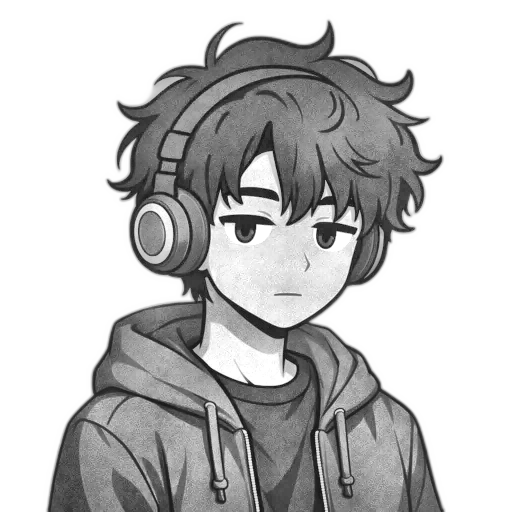
#> input picture source-prepped.png, 1024 x 1024 px (shown at 1/2 size); its folder holds 2 pictures in this run
$ python make_ascii_svg.py
#> lines starting #> are read from the running program, lines starting #| are printed output that depends on the picture
"""
Convert a portrait photo into a CLEAN, monochrome ASCII-art SVG (Andrew6rant
style: one light-gray color, subject isolated on a dark background) that "types"
itself in like a terminal, then holds.

Monochrome is deliberate -- per-character rainbow color is what makes ASCII
portraits look noisy. One fill color + a good density ramp + high contrast (so a
busy background washes out to blank) reads as neat and legible.

GitHub renders SVGs embedded via <img> and runs their SMIL animations there (JS
does not run). Each row is revealed with a left-to-right clip wipe plus a small
block cursor riding the wipe edge, staggered top -> bottom, so the whole
portrait prints once and freezes.
"""
from PIL import Image, ImageEnhance, ImageOps, ImageFilter
import html
import os
import sys

HERE = os.path.dirname(os.path.abspath(__file__))
# defaults to the prepped grayscale image (see prep_photo.py), which already has
# the background removed + local contrast applied.
SRC = sys.argv[1] if len(sys.argv) > 1 else os.path.join(
    HERE, "..", "source-prepped.png")
OUT = sys.argv[2] if len(sys.argv) > 2 else os.path.join(
    HERE, "..", "avi-ascii.svg")

COLS = 100
ROWS = 53
CELL_W = 8
CELL_H = 15
# bright(sparse) -> dark(dense); leading space clears bg
RAMP = " .`:-=+*cs#%@"

# the prepped image already has bg removed + CLAHE local contrast, so only
# light global tuning is needed here.
CONTRAST = 1.15
BRIGHTNESS = 1.0
GAMMA = 0.8          # >1 brightens mids -> face lands in sparser chars
SHARPEN = True
WHITE_FLOOR = 0.65    # luminance above this is forced to blank (space)

PAD = 20
TITLEBAR_H = 30
STATUS_H = 30
ART_W = COLS * CELL_W
ART_H = ROWS * CELL_H
CANVAS_W = ART_W + PAD * 2
CANVAS_H = TITLEBAR_H + ART_H + STATUS_H + PAD

BG = "#0d1117"
BG2 = "#111722"
FRAME = "#30363d"
TITLE_TEXT = "#7d8590"
INK = "#c9d1d9"      # the single ascii color (matches Andrew6rant)
CURSOR = "#c9d1d9"

# ---- reveal timing (one-shot; a cursor rasters top -> bottom) -------------
ROW_DUR = 0.11
STAGGER = 0.11       # == ROW_DUR -> a single cursor sweeping down

# ---- 1. sample the image into a COLS x ROWS grayscale grid ----------------
im = Image.open(SRC).convert("L")               # grayscale
#> im is the input picture: PIL image 1024x1024 L; min 18, max 255, mean 192.6
if SHARPEN:
    im = im.filter(ImageFilter.UnsharpMask(radius=2, percent=140, threshold=2))
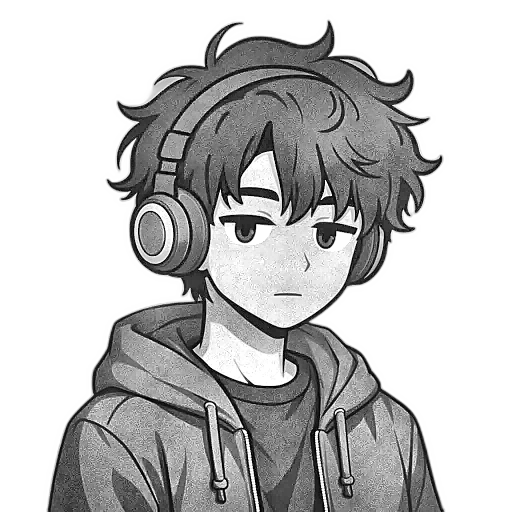
#> im: PIL image 1024x1024 L (shown at 1/2 size); min 0, max 255, mean 192.5
im = ImageEnhance.Brightness(im).enhance(BRIGHTNESS)
im = ImageEnhance.Contrast(im).enhance(CONTRAST)
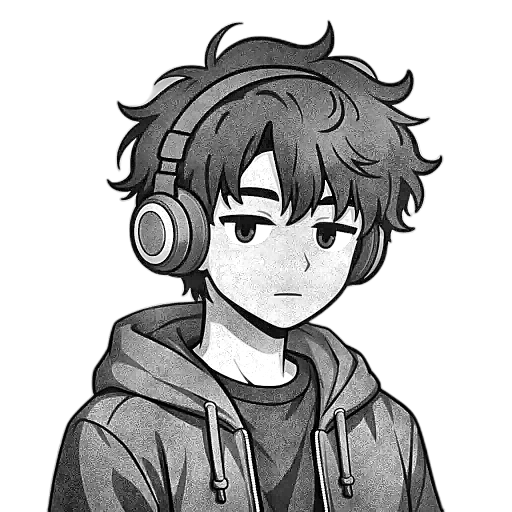
#> im: PIL image 1024x1024 L (shown at 1/2 size); min 0, max 255, mean 188.1
im = im.resize((COLS, ROWS), Image.LANCZOS)
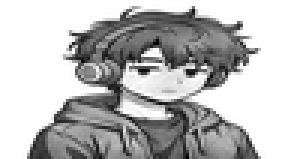
#> im: PIL image 100x53 L (shown 3 times larger); min 0, max 255, mean 187.6
px = im.load()

STATIC = bool(os.environ.get("STATIC"))  # emit frozen state for previews

rows_txt = []
for y in range(ROWS):
    chars = []
    for x in range(COLS):
        lum = px[x, y] / 255.0
        lum = pow(lum, GAMMA)
        if lum >= WHITE_FLOOR:
            chars.append(" ")
            continue
        idx = int((1.0 - lum) * (len(RAMP) - 1) + 0.5)
        idx = max(0, min(len(RAMP) - 1, idx))
        chars.append(RAMP[idx])
    rows_txt.append("".join(chars))
#> after the loop, rows_txt = 53 items

art_top = TITLEBAR_H + PAD * 0.35

# ---- 2. assemble SVG ------------------------------------------------------
parts = []
parts.append(
    f'<svg xmlns="http://www.w3.org/2000/svg" width="{CANVAS_W}" height="{CANVAS_H}" '
    f'viewBox="0 0 {CANVAS_W} {CANVAS_H}" font-family="ui-monospace, SFMono-Regular, '
    f'Menlo, Consolas, monospace">'
)
parts.append('<defs>'
             f'<linearGradient id="bg" x1="0" y1="0" x2="0" y2="1">'
             f'<stop offset="0" stop-color="{BG2}"/><stop offset="1" stop-color="{BG}"/>'
             f'</linearGradient></defs>')

parts.append(
    f'<rect width="{CANVAS_W}" height="{CANVAS_H}" rx="12" fill="url(#bg)"/>')
parts.append(f'<rect x="0.5" y="0.5" width="{CANVAS_W-1}" height="{CANVAS_H-1}" rx="12" '
             f'fill="none" stroke="{FRAME}" stroke-width="1"/>')

parts.append(
    f'<line x1="0" y1="{TITLEBAR_H}" x2="{CANVAS_W}" y2="{TITLEBAR_H}" stroke="{FRAME}"/>')
for i, dotcol in enumerate(["#ff5f56", "#ffbd2e", "#27c93f"]):
    parts.append(
        f'<circle cx="{PAD + i*16}" cy="{TITLEBAR_H/2}" r="5" fill="{dotcol}"/>')
parts.append(f'<text x="{CANVAS_W/2}" y="{TITLEBAR_H/2 + 4}" fill="{TITLE_TEXT}" font-size="12" '
             f'text-anchor="middle">Nikshaykr@github: ~$ ./portrait.sh</text>')

# one <text> per row (single color -> no per-char markup, tiny file)
font_size = CELL_H * 0.86
for ry, line in enumerate(rows_txt):
    y = art_top + ry * CELL_H + CELL_H * 0.74
    row_y = art_top + ry * CELL_H
    delay = ry * STAGGER
    safe = html.escape(line)
    text = (f'<text xml:space="preserve" x="{PAD}" y="{y:.1f}" fill="{INK}" '
            f'font-size="{font_size:.1f}" textLength="{ART_W}" lengthAdjust="spacing">{safe}</text>')

    if STATIC:
        parts.append(text)
        continue

    parts.append(
        f'<clipPath id="r{ry}"><rect x="{PAD}" y="{row_y:.1f}" height="{CELL_H}" width="0">'
        f'<animate attributeName="width" from="0" to="{ART_W}" begin="{delay:.3f}s" '
        f'dur="{ROW_DUR:.2f}s" fill="freeze"/></rect></clipPath>'
    )
    parts.append(f'<g clip-path="url(#r{ry})">{text}</g>')
    parts.append(
        f'<rect y="{row_y+1:.1f}" width="{CELL_W}" height="{CELL_H-2}" fill="{CURSOR}" opacity="0">'
        f'<animate attributeName="x" from="{PAD}" to="{PAD+ART_W}" begin="{delay:.3f}s" '
        f'dur="{ROW_DUR:.2f}s" fill="freeze"/>'
        f'<set attributeName="opacity" to="0.85" begin="{delay:.3f}s"/>'
        f'<set attributeName="opacity" to="0" begin="{delay+ROW_DUR:.3f}s"/></rect>'
    )
#> this loop made 53 passes
#> (y, row_y, delay) on passes 1 to 12: (48.1, 37, 0), (63.1, 52, 0.11), (78.1, 67, 0.22), (93.1, 82, 0.33), (108.1, 97, 0.44), (123.1, 112, 0.55), (138.1, 127, 0.66), (153.1, 142, 0.77), (168.1, 157, 0.88), (183.1, 172, 0.99), (198.1, 187, 1.1), (213.1, 202, 1.21)
#> after the loop, parts = 168 items

# status bar with a steady blinking cursor
status_line_y = TITLEBAR_H + ART_H + PAD * 0.35
status_y = status_line_y + 19
parts.append(
    f'<line x1="0" y1="{status_line_y:.1f}" x2="{CANVAS_W}" y2="{status_line_y:.1f}" stroke="{FRAME}"/>')
parts.append(f'<text x="{PAD}" y="{status_y:.1f}" fill="{TITLE_TEXT}" font-size="13">'
             f'Nikshaykr@github:~$ whoami <tspan fill="{INK}">Nikshay Kr</tspan></text>')
parts.append(f'<rect x="{PAD+270}" y="{status_y-12:.1f}" width="8" height="14" fill="{INK}">'
             f'<animate attributeName="opacity" values="1;1;0;0" keyTimes="0;0.5;0.51;1" '
             f'dur="1s" repeatCount="indefinite"/></rect>')

parts.append("</svg>")
svg = "".join(parts)
with open(OUT, "w") as f:
    f.write(svg)
print("wrote", OUT, len(svg), "bytes;", CANVAS_W, "x", CANVAS_H)
#| wrote scripts/../avi-ascii.svg 37807 bytes; 840 x 875
